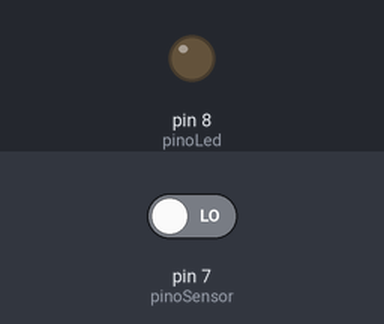
Simulated run of this sketch. Board: Arduino Uno, built with avr-gcc and run on an emulated ATmega328P. On the bench: output pins drawn as LEDs (lit = HIGH). Inputs (shaded band) come from the test bench; at power-on: pin 7 (pinoSensor) LOW.

Above: at 1.2 s.
1.3 s: pin 7 (pinoSensor) driven HIGH
At 2.5 s:
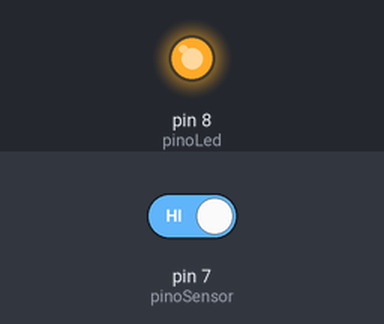
2.8 s: pin 7 (pinoSensor) driven LOW
At 3.7 s:
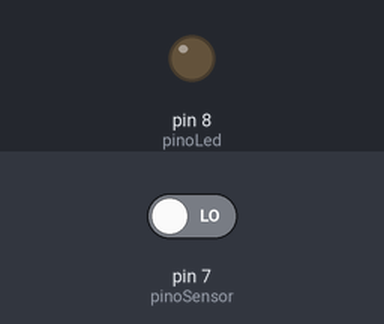
Timing chart, 0 to 5.8 s (numbered marks = the images above; inputs shaded):
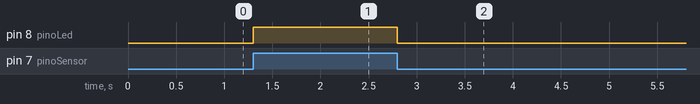

Measured:
- after the input at 1.3 s, pin 8 (pinoLed): LOW → HIGH at once
- after the input at 2.8 s, pin 8 (pinoLed): HIGH → LOW at once

The sketch:

programa_para_detectar_vibracao.ino
```cpp
// TÍTULO: Programa Para Detecção de Vibração com Sensor SW-420
// AUTOR: Ângelo Meneguini
// SITE: https://eletronicagaragem.blogspot.com.br

#define pinoLed 8                    // pino que o LED esta conectado
#define pinoSensor 7                 // pino que o sensor esta conectado

void setup() {
  pinMode(pinoSensor, INPUT);        // configura o pino 7 como entrada
  pinMode(pinoLed, OUTPUT);          // configura o pino 8 como saída
  digitalWrite(pinoLed, LOW);        // inicia a saída 8 como low
}

void loop() {
  if(digitalRead(pinoSensor) == HIGH)// lê a porta digital 7 e verfica a se o valor é alto
  {
    digitalWrite(pinoLed, HIGH);     // acende o led no pino 8
  }
  else
  {
    digitalWrite(pinoLed, LOW);      // apaga o led no pino 8
  }
}
```
